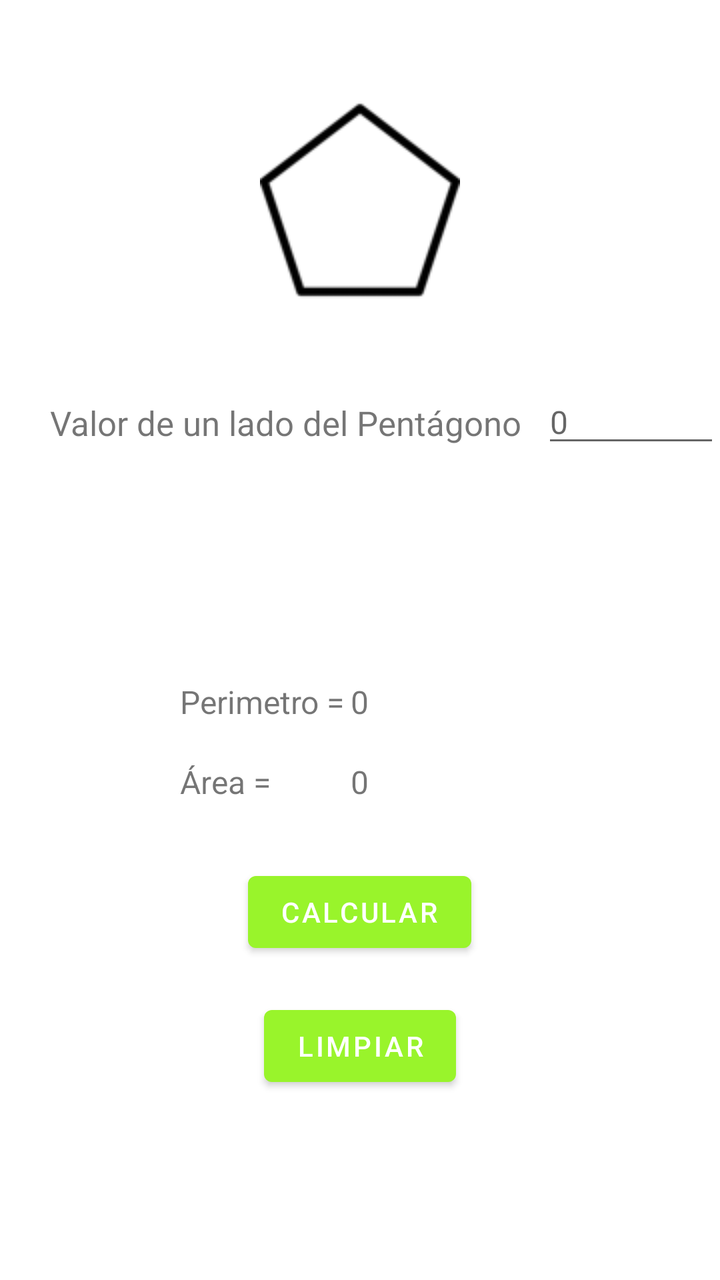
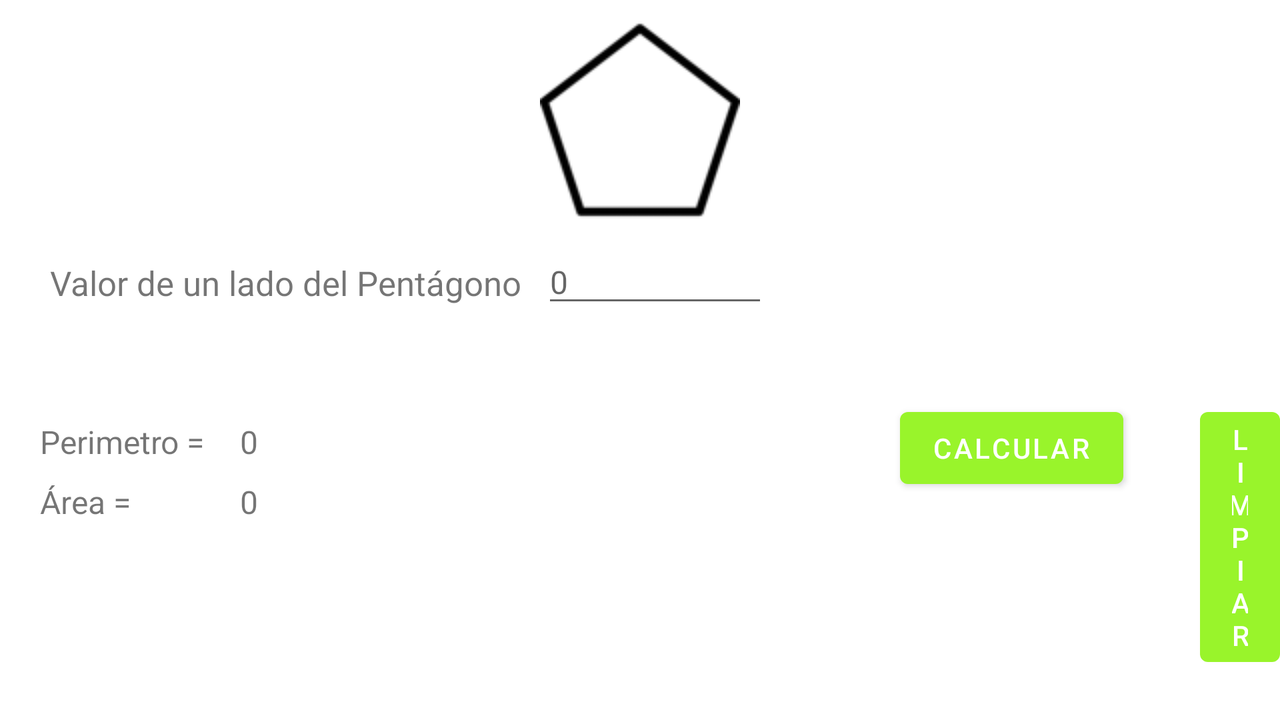

Compare how this app lays out the same screen by default and in its alternative resource folder. The renders come first, then the two layout files and the values they reference.
<!-- AndroidManifest.xml: application theme Theme.AreasVolumenesYPYF -->
<!-- res/layout/activity_pentagono.xml -->
<?xml version="1.0" encoding="utf-8"?>
<RelativeLayout
    xmlns:android="http://schemas.android.com/apk/res/android"
    xmlns:tools="http://schemas.android.com/tools"
    xmlns:app="http://schemas.android.com/apk/res-auto"
    android:layout_width="match_parent"
    android:layout_height="match_parent"
    tools:context=".PentagonoActivity" >

    <ImageView
        android:layout_width="wrap_content"
        android:layout_height="wrap_content"
        app:srcCompat="@drawable/pentagono_r"
        android:layout_marginTop="50dp"
        android:layout_centerHorizontal="true">
    </ImageView>

    <TextView
        android:id="@+id/lblLado"
        android:layout_width="wrap_content"
        android:layout_height="32dp"
        android:layout_alignParentTop="true"
        android:layout_marginLeft="25dp"
        android:layout_marginTop="200dp"
        android:minHeight="48dp"
        android:textSize="17dp"
        android:text="Valor de un lado del Pentágono" />



    <EditText
        android:id="@+id/tfLado"
        android:layout_width="113dp"
        android:layout_height="wrap_content"
        android:layout_alignParentLeft="true"
        android:layout_marginLeft="271dp"
        android:layout_marginTop="190dp"
        android:inputType="number"
        android:hint="0"
        android:textSize="16dp"
        tools:ignore="TouchTargetSizeCheck" />

    <TextView
        android:id="@+id/lblRPerimetro"
        android:layout_width="wrap_content"
        android:layout_height="wrap_content"
        android:layout_alignParentTop="true"
        android:layout_marginLeft="90dp"
        android:layout_marginTop="340dp"
        android:minHeight="48dp"
        android:text="Perimetro = "
        android:textSize="16dp" />

    <TextView
        android:id="@+id/lblPerimetro"
        android:layout_width="wrap_content"
        android:layout_height="wrap_content"
        android:layout_alignParentTop="true"
        android:layout_centerHorizontal="true"
        android:layout_marginTop="340dp"
        android:minHeight="48dp"
        android:text="0"
        android:textSize="16dp" />


    <TextView
        android:id="@+id/lblRArea"
        android:layout_width="wrap_content"
        android:layout_height="wrap_content"
        android:layout_alignParentTop="true"
        android:layout_marginLeft="90dp"
        android:layout_marginTop="380dp"
        android:minHeight="48dp"
        android:text="Área = "
        android:textSize="16dp" />

    <TextView
        android:id="@+id/lblArea"
        android:layout_width="wrap_content"
        android:layout_height="wrap_content"
        android:layout_alignParentTop="true"
        android:layout_centerHorizontal="true"
        android:layout_marginTop="380dp"
        android:minHeight="48dp"
        android:text="0"
        android:textSize="16dp" />


    <Button
        android:id="@+id/btnCalcular"
        android:layout_width="wrap_content"
        android:layout_height="wrap_content"
        android:layout_alignParentTop="true"
        android:layout_centerHorizontal="true"
        android:layout_marginTop="432dp"
        android:text="Calcular" />


    <Button
        android:id="@+id/btnLimpiar"
        android:layout_width="wrap_content"
        android:layout_height="wrap_content"
        android:layout_alignParentTop="true"
        android:layout_centerHorizontal="true"
        android:layout_marginTop="499dp"
        android:text="Limpiar" />


</RelativeLayout>
<!-- resources referenced by this layout -->
<resources>
  <!-- drawable pentagono_r: png bitmap (drawable, 1967 bytes) -->
  <style name="Theme.AreasVolumenesYPYF" parent="Theme.MaterialComponents.DayNight.DarkActionBar">
          
          <item name="colorPrimary">#99F42B</item>
          <item name="colorPrimaryVariant">#99F42B</item>
          <item name="colorOnPrimary">@color/white</item>
          
          <item name="colorSecondary">#99F42B</item>
          <item name="colorSecondaryVariant">#99F42B</item>
          <item name="colorOnSecondary">@color/black</item>
          
          <item name="android:statusBarColor" tools:targetApi="l">?attr/colorPrimaryVariant</item>
          
      </style>
</resources>
<!-- res/layout-land/activity_pentagono.xml (the repository's variant of the layout above) -->
<!-- drawn on the phone turned sideways -->
<?xml version="1.0" encoding="utf-8"?>
<RelativeLayout
    xmlns:android="http://schemas.android.com/apk/res/android"
    xmlns:tools="http://schemas.android.com/tools"
    xmlns:app="http://schemas.android.com/apk/res-auto"
    android:layout_width="match_parent"
    android:layout_height="match_parent"
    tools:context=".PentagonoActivity" >

    <ImageView
        android:layout_width="wrap_content"
        android:layout_height="wrap_content"
        app:srcCompat="@drawable/pentagono_r"
        android:layout_marginTop="10dp"
        android:layout_centerHorizontal="true">
    </ImageView>

    <TextView
        android:id="@+id/lblLado"
        android:layout_width="wrap_content"
        android:layout_height="32dp"
        android:layout_alignParentTop="true"
        android:layout_marginLeft="25dp"
        android:layout_marginTop="130dp"
        android:minHeight="48dp"
        android:textSize="17dp"
        android:text="Valor de un lado del Pentágono" />

    <EditText
        android:id="@+id/tfLado"
        android:layout_width="113dp"
        android:layout_height="wrap_content"
        android:layout_alignParentLeft="true"
        android:layout_marginLeft="271dp"
        android:layout_marginTop="120dp"
        android:inputType="number"
        android:hint="0"
        android:textSize="16dp"
        tools:ignore="TouchTargetSizeCheck" />

    <TextView
        android:id="@+id/lblRPerimetro"
        android:layout_width="wrap_content"
        android:layout_height="wrap_content"
        android:layout_alignParentTop="true"
        android:layout_marginLeft="20dp"
        android:layout_marginTop="210dp"
        android:minHeight="48dp"
        android:text="Perimetro = "
        android:textSize="16dp" />

    <TextView
        android:id="@+id/lblPerimetro"
        android:layout_width="wrap_content"
        android:layout_height="wrap_content"
        android:layout_alignParentTop="true"
        android:layout_marginLeft="120dp"
        android:layout_marginTop="210dp"
        android:minHeight="48dp"
        android:text="0"
        android:textSize="16dp" />

    <TextView
        android:id="@+id/lblRArea"
        android:layout_width="wrap_content"
        android:layout_height="wrap_content"
        android:layout_alignParentTop="true"
        android:layout_marginLeft="20dp"
        android:layout_marginTop="240dp"
        android:minHeight="48dp"
        android:text="Área = "
        android:textSize="16dp" />

    <TextView
        android:id="@+id/lblArea"
        android:layout_width="wrap_content"
        android:layout_height="wrap_content"
        android:layout_alignParentTop="true"
        android:layout_marginLeft="120dp"
        android:layout_marginTop="240dp"
        android:minHeight="48dp"
        android:text="0"
        android:textSize="16dp" />

    <Button
        android:id="@+id/btnCalcular"
        android:layout_width="wrap_content"
        android:layout_height="wrap_content"
        android:layout_alignParentTop="true"
        android:layout_marginLeft="450dp"
        android:layout_marginTop="200dp"
        android:text="Calcular" />

    <Button
        android:id="@+id/btnLimpiar"
        android:layout_width="wrap_content"
        android:layout_height="wrap_content"
        android:layout_alignParentTop="true"
        android:layout_marginLeft="600dp"
        android:layout_marginTop="200dp"
        android:text="Limpiar" />


</RelativeLayout>
